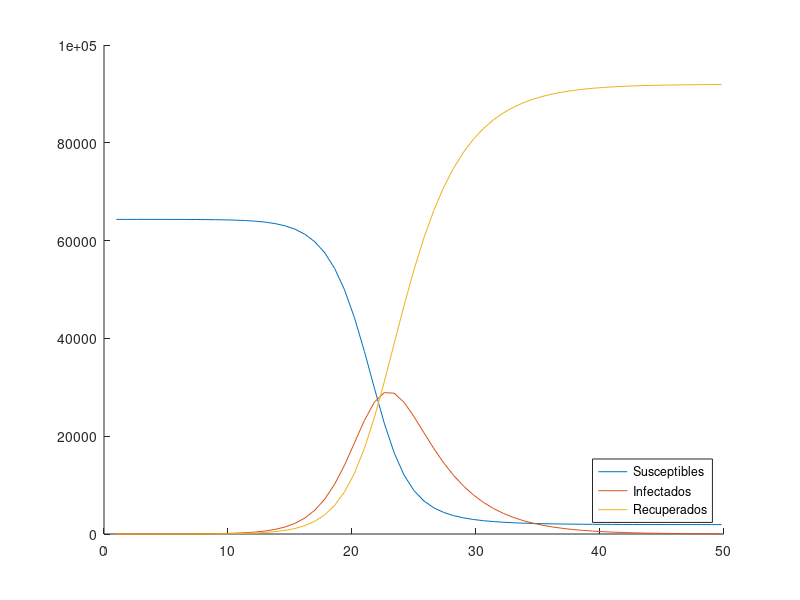

Source code (MATLAB):
clc;                                               
clear all;
h=0.8;                                             
t=1:h:50;

S = zeros(1,length(t));
I = zeros(1,length(t));
R = zeros(1,length(t));


S(1) = 64340;
I(1) = 1;
R(1) = 0;        
   
gamma=0.3;
beta=0.000013;

Sp = @(S, I) -beta*S*I;
Ip = @(S, I) beta*S*I-gamma*I;
Rp = @(S, I) gamma*I;

for i=1:(length(t)-1)                             

    k_1 = Sp(S(i),I(i));
    k_2 = Sp(S(i)+0.5*h,I(i)+0.5*h*k_1);
    k_3 = Sp((S(i)+0.5*h),(I(i)+0.5*h*k_2));
    k_4 = Sp((S(i)+h),(I(i)+k_3*h));
    S(i+1) = S(i) + (1/6)*(k_1+2*k_2+2*k_3+k_4)*h; 
    
    k_1 = Ip(S(i),I(i));
    k_2 = Ip(S(i)+0.5*h,I(i)+0.5*h*k_1);
    k_3 = Ip((S(i)+0.5*h),(I(i)+0.5*h*k_2));
    k_4 = Ip((S(i)+h),(I(i)+k_3*h));
    I(i+1) = I(i) + (1/6)*(k_1+2*k_2+2*k_3+k_4)*h; 
    
    k_1 = Rp(S(i),I(i));
    k_2 = Rp(S(i)+0.5*h,I(i)+0.5*h*k_1);
    k_3 = Rp((S(i)+0.5*h),(I(i)+0.5*h*k_2));
    k_4 = Rp((S(i)+h),(I(i)+k_3*h));
    R(i+1) = R(i) + (1/6)*(k_1+2*k_2+2*k_3+k_4)*h; 

end

hold on
plot(t,S)
plot(t,I)
plot(t,R)

legend({'Susceptibles','Infectados','Recuperados'},'Location','southeast')
